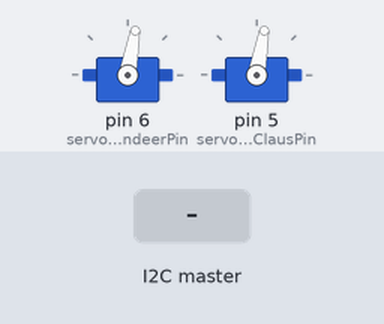
This sketch was run on a simulated Arduino Uno, built with avr-gcc and run on an emulated ATmega328P. Shown: 2 × servo. The inputs (shaded band) are chosen by the test bench.

Above: at 2.8 s.
2.9 s: the I2C master sends the byte 1
At 5.2 s:
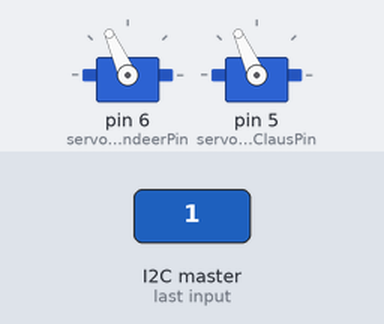
At 5.81 s:
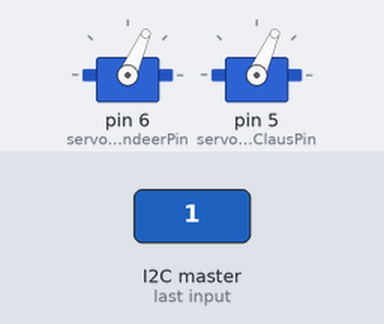
Timing chart, 0 to 13.5 s (numbered marks = the images above; inputs shaded):
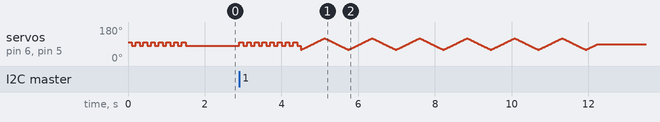

The sketch:

arduino-servos.ino
```cpp
#include <Wire.h>
#include <Servo.h>

int i2cAddress = 2;
static volatile int dataReceived = 0;

Servo servoReindeer;
Servo servoSantaClaus;

unsigned int servoReindeerPin = 6;
unsigned int servoSantaClausPin = 5;

unsigned int servoReindeerAngle = 90;
unsigned int servoSantaClausAngle = 90;

int servoAngleShakeMax = 100;
int servoAngleShakeMin = 80;

int servoAngleAnimationMax = 120;
int servoAngleAnimationMin = 60;

int loopNumber = 5;

void setup() {
  Wire.begin(i2cAddress);
  Wire.onReceive(receiveEvent);

  //Serial.begin(9600);

  servoReindeer.attach(servoReindeerPin);
  servoSantaClaus.attach(servoSantaClausPin);
  servoReindeer.write(servoReindeerAngle);
  servoSantaClaus.write(servoSantaClausAngle);
  shakeRotateServo();
}

void loop() {
  if (dataReceived) {
    noInterrupts();
    dataReceived = 0;
    interrupts();
    rotateServo();
    //Serial.print("loop:");
    //Serial.println(dataReceived);
  }
  delay(100);
}

void receiveEvent(int data) {
  //int x = Wire.read();
  while(Wire.available()) {
    Wire.read();
  }
  dataReceived = 1;
  //Serial.print("receiveEvent:");
  //Serial.println(dataReceived);
}

void shakeRotateServo() {
  for ( int i=0; i<=7; i++ ) {
    servoReindeer.write(servoAngleShakeMax);
    servoSantaClaus.write(servoAngleShakeMax);
    delay(100);
    servoReindeer.write(servoAngleShakeMin);
    servoSantaClaus.write(servoAngleShakeMin);
    delay(100);
  }
}

void rotateServo() {

  shakeRotateServo();

  for ( int i=0; i<=loopNumber; i++ ) {

    for ( int angle = servoAngleAnimationMin; angle <= servoAngleAnimationMax; angle++ ) {
      servoReindeer.write(angle);
      servoSantaClaus.write(angle);
      delay(10);
    }

    for ( int angle = servoAngleAnimationMax; angle >= servoAngleAnimationMin; angle-- ) {
      servoReindeer.write(angle);
      servoSantaClaus.write(angle);
      delay(10);
    }
  }

  for ( int angle = servoAngleAnimationMin; angle <= servoReindeerAngle; angle++ ) {
    servoReindeer.write(angle);
    servoSantaClaus.write(angle);
    delay(10);
  }
}
```
